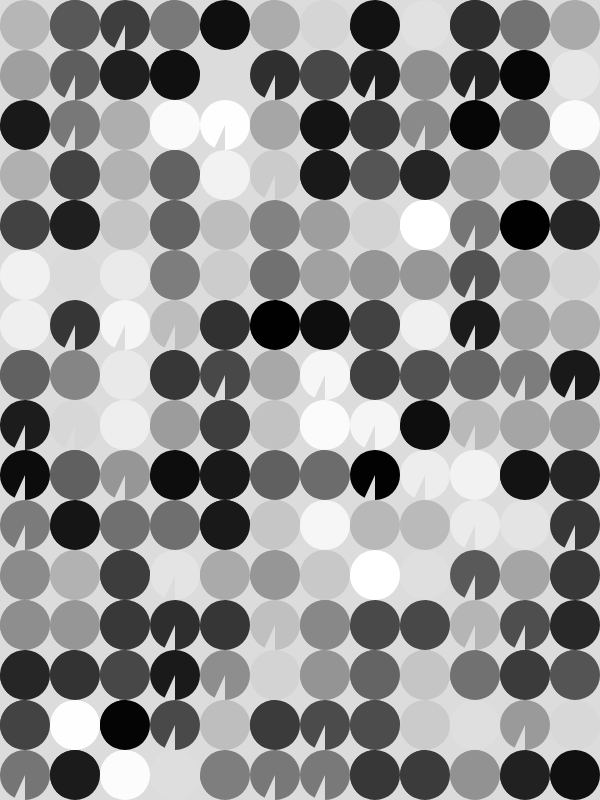
Frame 1 (no input)
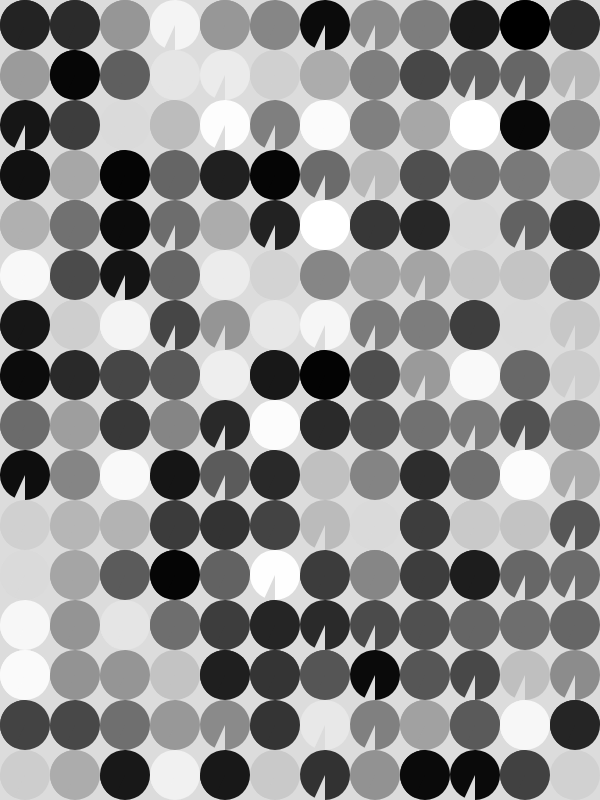
Frame 2 (the mouse pressed at the canvas centre, redrawn once)

The p5.js sketch that drew these frames (run headless with seeded random() and noise() and a simulated clock; the mouse was pressed at the canvas centre and the sketch redrawn once):

// p5.js sketch
// ── sketch.js
const CELLSIZES = [20, 50, 100];
const COLOURS = ["#CD5C5C", "#FA8072", "#FFA07A"]
function setup() {
  createCanvas(600, 800);
  noLoop()
}

function draw() {
  background(220);
  noStroke()
  ////////////////
  ////////////////
  // Piet Modrian
  ///////////////
  /*let x = 0;
  let y = 0;
  let currentWidth = random(CELLSIZES);
  let currentHeight = random(CELLSIZES);
  strokeWeight(4)
  while(y < height) {
    let cellsize = random(CELLSIZES); // provides a random choice from CELLSIZES array
    while(x < width) {
      fill(random(COLOURS)) // for black and white use 255 instead of COLOURS
      rect(x, y, currentWidth, currentHeight)
      x += currentWidth;
      currentWidth = random(CELLSIZES)
    }
    x = 0;
    y += currentHeight;
    currentHeight = random(CELLSIZES)
  } */
// simple grid
  ///////////////
  const ARCVALUES = [PI/2, PI, TAU * 0.5, TAU * .75, TAU];
  const CELLSIZE = 50;
  for(let y = 0; y< height; y += CELLSIZE) {
    for(let x = 0; x < width; x += CELLSIZE) {
      fill(random(255))
      arc(x + CELLSIZE/2, y + CELLSIZE/2, CELLSIZE, CELLSIZE, 0, random(ARCVALUES))
      arc(x + CELLSIZE/2, y + CELLSIZE/2, CELLSIZE, CELLSIZE, 2, 0, random(ARCVALUES))
    }
  } 
    
}

// ── style.css
body {
  margin: 0;
  padding: 0;
  height: 100vh;
  display: flex;
  align-items: center;
  justify-content: center;
}

canvas {
  display: block;
}
